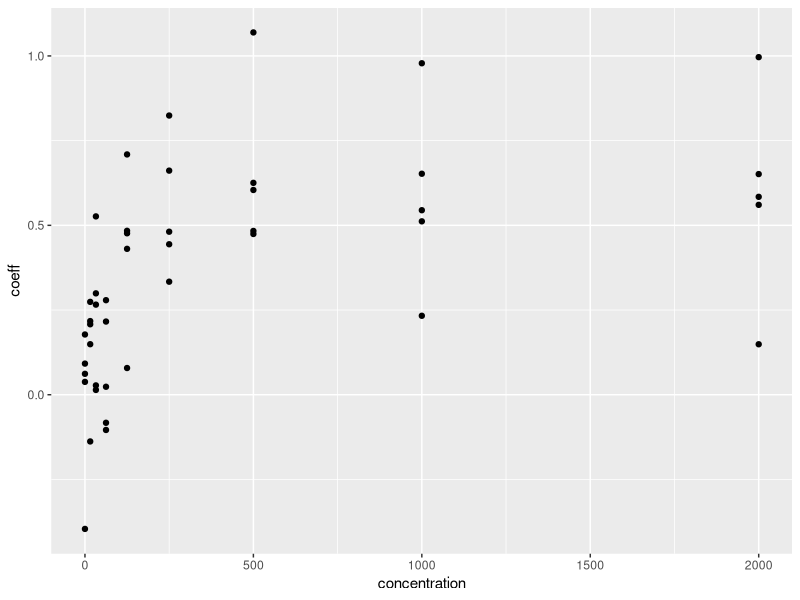
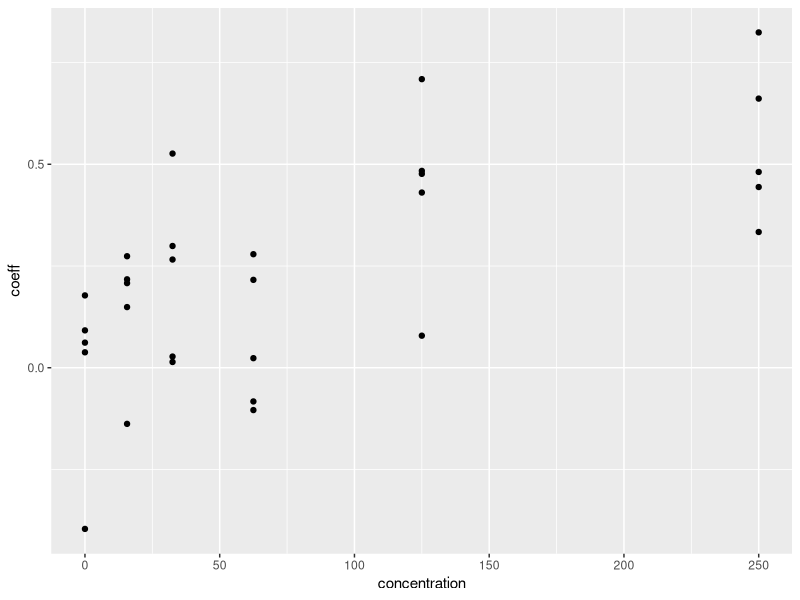
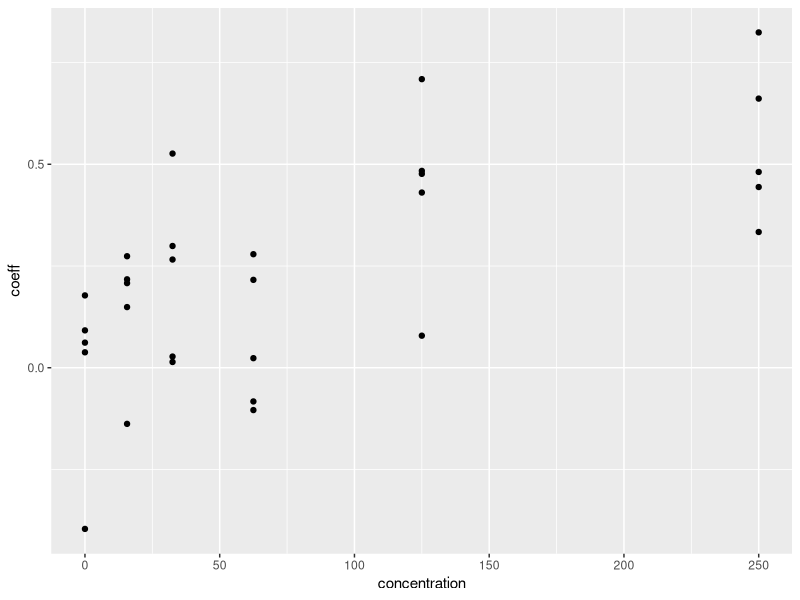
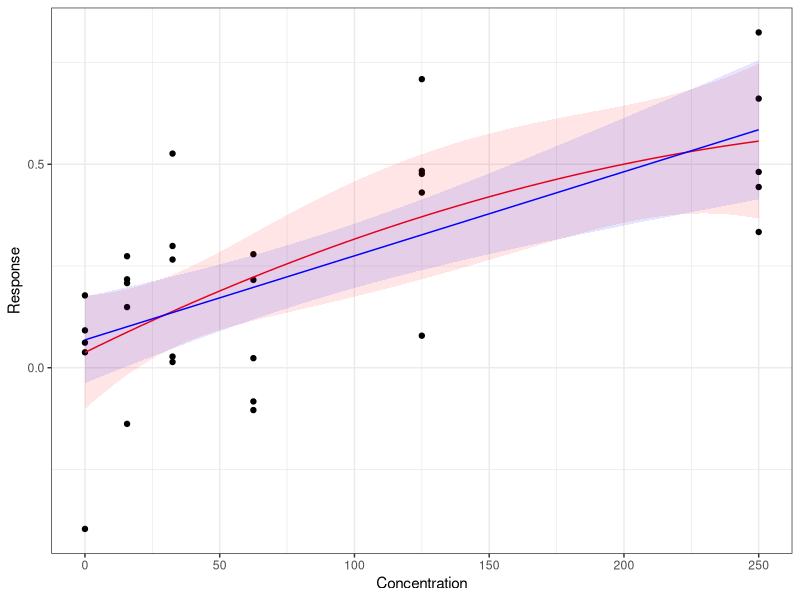

Write the R code that produced these figures, in order.
# load in packages
library(tidyr)
library(dplyr)
library(ggplot2)
library(nlme)

# write function for determining x intercept for quadratic model
quad_x_at_y0 <- function(xmin, xmax, model, colname_x){
  temp = data.frame(x = seq(xmin, xmax, length.out = 100000))
  colnames(temp) <- colname_x
  temp$y <- predict(model, temp)
  return(temp[which.min(abs(temp$y-0)),1])
}

# Analysis of CC low ####
# load in data
d_cclow <- readxl::read_excel('data/raw_data_310717.xlsx', range = 'A2:E47') %>%
  fill(., concentration) %>%
  data.frame()

# quick plot                             
ggplot(d_cclow) +
  geom_point(aes(concentration, coeff)) 

# filter out curve below 500
d_sub <- filter(d_cclow, concentration < 500)

# replot
ggplot(d_sub) +
  geom_point(aes(concentration, coeff)) 

# attempt a log
ggplot(d_sub) +
  geom_point(aes(concentration, coeff))

# so this is where you need to make the decision of when to cut the data...
# could be < 50 concentration?

# I shall do an example model and simplification

# linear model only
lin_mod <- lm(coeff ~ concentration, d_sub)
quad_mod <- lm(coeff ~ concentration + I(concentration^2), d_sub)

# compare models
AIC(lin_mod, quad_mod)
anova(lin_mod, quad_mod)

# quadratic term is not significant here

# create a predictions dataset
preds <- data.frame(concentration = seq(min(d_sub$concentration), max(d_sub$concentration), length.out = 50)) %>%
  # predict the linear model with confidence intervals
  mutate(., pred_lin = predict(lin_mod, .),
         # upper confidence intervals
         lin_CI_high = predict(lin_mod, ., interval = 'confidence')[,3],
         # lower confidence intervals
         lin_CI_low = predict(lin_mod, ., interval = 'confidence')[,2],
         # predict the quadratic model
         pred_quad = predict(quad_mod, .),
         # upper confidence intervals
         quad_CI_high = predict(quad_mod, ., interval = 'confidence')[,3],
         # lower confidence intervals
         quad_CI_low = predict(quad_mod, ., interval = 'confidence')[,2])

# fancier plot
ggplot(d_sub) +
  geom_point(aes(concentration, coeff)) +
  geom_line(aes(concentration, pred_quad), col = 'red', preds) +
  geom_ribbon(aes(concentration, ymin = quad_CI_low, ymax = quad_CI_high), fill = 'red', alpha = 0.1, preds) +
  geom_line(aes(concentration, pred_lin), col = 'blue', preds) +
  geom_ribbon(aes(concentration, ymin = lin_CI_low, ymax = lin_CI_high), fill = 'blue', alpha = 0.1, preds) +
  theme_bw() +
  xlab('Concentration') +
  ylab('Response')

# neither of these lines go through 0...
# will need to filter to a different point

# work out where a model passes through a y value

# y = 0
# for a linear model ####
# lin mod: y = ax + b
# x = (y - b)/a
x_at_y0_lin <- -coef(lin_mod)[1]/coef(lin_mod)[2]
# this currently does not work as it is a negative concentration

# for a quadratic model
# y = ax^2 + bx + c
x_at_y0_quad <- quad_x_at_y0(-100, 100, quad_mod, 'concentration')
# this also currently does not as it is a negative concentration
